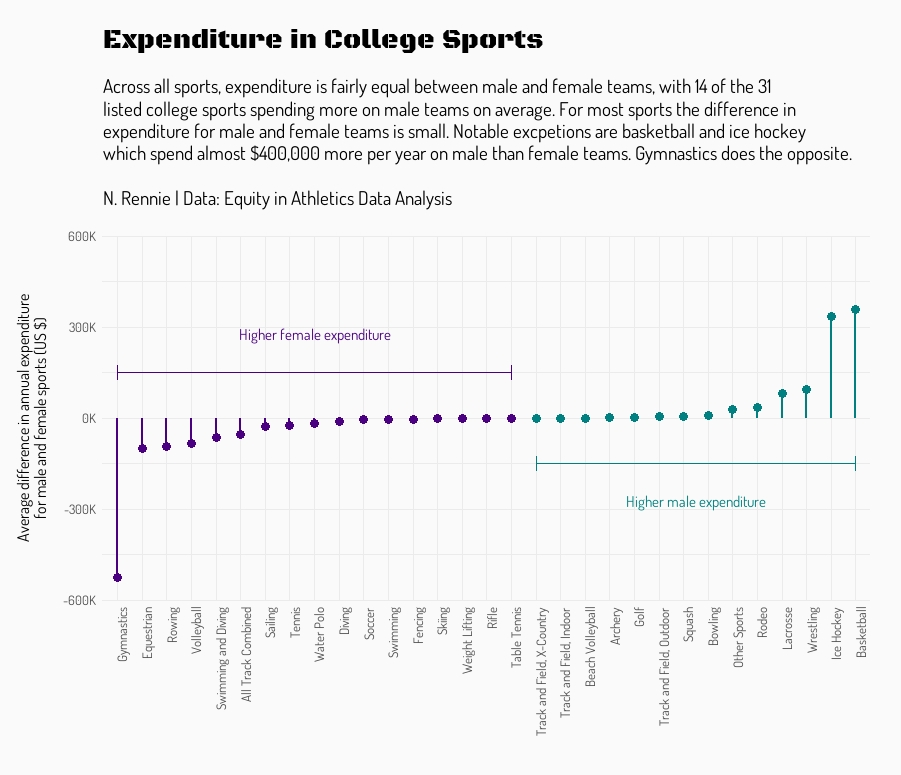

Write R code to recreate this figure.
library(tidyverse)
library(showtext)
library(usefunc)
library(scales)

tuesdata <- tidytuesdayR::tt_load('2022-03-29')
sports <- tuesdata$sports

# load fonts
font_add_google(name = "Black Ops One", family = "opsone")
font_add_google(name = "Dosis", family = "dosis")
showtext_auto()

# prep data
plot_data <- sports %>% 
  select(exp_men, exp_women, sports) %>%
  drop_na() %>% 
  filter(exp_men != 0, 
         exp_women != 0) %>% 
  group_by(sports) %>% 
  summarise(mean_exp_men = mean(exp_men), 
         mean_exp_women = mean(exp_women)) %>% 
  mutate(mean_exp_diff = mean_exp_men - mean_exp_women) %>% 
  select(sports, mean_exp_diff) %>% 
  mutate(sports = fct_reorder(sports, mean_exp_diff), 
         less = as.factor(mean_exp_diff < 0))

# define subtitle
st <- str_wrap_break("\nAcross all sports, expenditure is fairly equal between male and female teams, with 14 of the 31 listed college sports spending more on male teams on average. For most sports the difference in expenditure for male and female teams is small. Notable excpetions are basketball and ice hockey which spend almost $400,000 more per year on male than female teams. Gymnastics does the opposite.\n\nN. Rennie | Data: Equity in Athletics Data Analysis", 100)

# plot
ggplot(data = plot_data, 
       mapping = aes(x = mean_exp_diff, y = sports, colour = less)) +
  geom_point(size = 3) +
  geom_segment(aes(yend = sports, xend = 0), size = 1) +
  # add arrows
  annotate("segment", y = 1, yend = 17, x = 150000, xend = 150000, colour = "#4b0082",
           arrow = arrow(ends = "both", angle = 90, length = unit(.2,"cm"))) +
  annotate("segment", y = 18, yend = 31, x = -150000, xend = -150000, colour = "#008080",
           arrow = arrow(ends = "both", angle = 90, length = unit(.2,"cm"))) +
  # add text
  annotate("text", x = 275000, y = 9, label = "Higher female expenditure", 
           colour = "#4b0082", family = "dosis") +
  annotate("text", x = -275000, y = 24.5, label = "Higher male expenditure", 
           colour = "#008080", family = "dosis") +
  labs(x = "Average difference in annual expenditure\nfor male and female sports (US $)", 
       y = "",
       title = "Expenditure in College Sports", 
       subtitle = st) +
  scale_x_continuous(labels = unit_format(unit = "K", scale = 1e-3, sep = ""), 
                     limits = c(-600000, 600000), 
                     expand = c(0, 0)) +
  scale_colour_manual("", values = c("#008080", "#4b0082")) +
  coord_flip() +
  plot_theme(main_font = "dosis", 
             title_font = "opsone") +
  theme(plot.margin = unit(c(0.8, 0.8, 0.5, 0.8), "cm"), 
        panel.background = element_rect(fill = "#FAFAFA", colour = "#FAFAFA"), 
        plot.background = element_rect(fill = "#FAFAFA", colour = "#FAFAFA"), 
        plot.title = element_text(size = 20),
        plot.subtitle = element_text(lineheight = 1, margin = margin(t = 15, b = 20)),
        axis.text.x = element_text(angle = 90, hjust = 1), 
        legend.position = "none")
